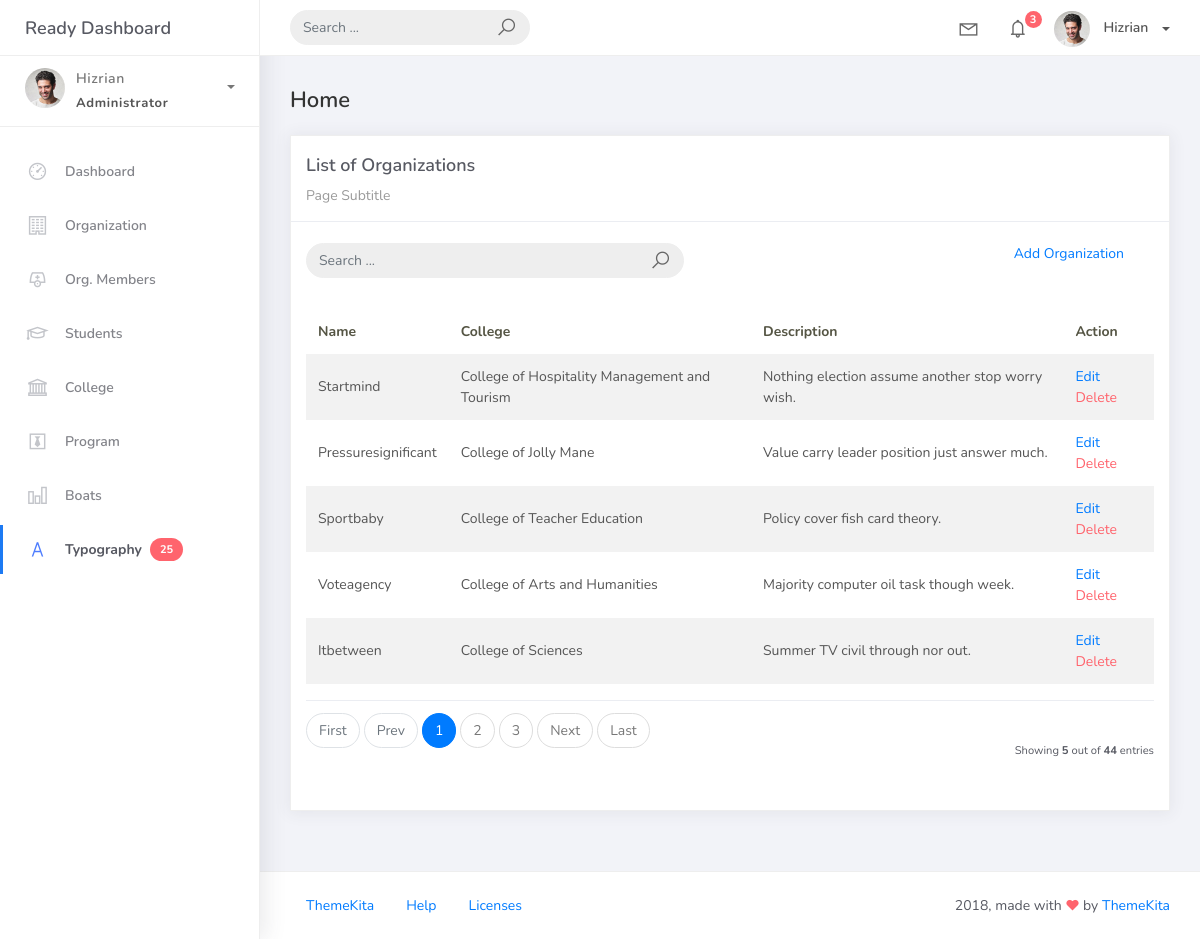
Screenshot of /organization_list with the database file from the repository.
### studentorg/models.py (models this page shows, shortened)
class BaseModels(models.Model):
    created_at = models.DateTimeField(auto_now=True, db_index=True)
    updated_at = models.DateTimeField(auto_now=True)
    class Meta:
        abstract = True

class Organization(BaseModels):
    name = models.CharField(max_length=150)
    college = models.ForeignKey(College, blank=True, on_delete=models.CASCADE)
    description = models.CharField(max_length=500)

class College(BaseModels):
    college_name = models.CharField(max_length=150)
    def __str__(self):
        return self.college_name

### studentorg/views.py (the view)
# urls.py: path('organization_list', OrganizationList.as_view(), name='organization-list'),
class OrganizationList(ListView):
    model = Organization
    context_object_name = 'organization'
    template_name = 'org_list.html'
    paginate_by = 5
    def get_queryset(self, *args, **kwargs) -> QuerySet:
        qs = super().get_queryset(*args, **kwargs)
        query = self.request.GET.get("q")
        if query:
            qs = qs.filter(
                Q(name__icontains=query) |
                Q(description__icontains=query)
            )
        return qs

### templates/org_list.html (shortened to what this page needs)
{% extends 'base.html' %}
{% load static %}
{% block content %}
<div class="content">
    <div class="container-fluid">
        <h4 class="page-title">Home</h4>
        <div class="row">
            <div class="col-md-12">
                <div class="card">
                    <div class="card-header">
                        <div class="card-title">List of Organizations</div>
                        <div class="card-category">Page Subtitle</div>
                    </div>
                    <br />
                    <div class="col-md-12 row">
                        <div class="col-md-6">
                            <form class="navbar-left navbar-form nav-search mr-md-3" action="{% url 'organization-list' %}">
                                <div class="input-group">
                                    <input type="text" placeholder="Search ..." class="form-control" name="q" />
                                    <div class="input-group-append">
                                        <span class="input-group-text">
                                            <i class="la la-search search-icon"></i>
                                        </span>
                                    </div>
                                </div>
                            </form>
                        </div>
                        <div class="col-md-6">
                            <div class="pull-right">
                                <a href="{% url 'organization-add' %}">Add Organization</a>
                            </div>
                        </div>
                    </div>
                    <div class="card-body">
                        <table class="table table-striped mt-3">
                            <thead>
                                <tr>
                                    <th scope="col">Name</th>
                                    <th scope="col">College</th>
                                    <th scope="col">Description</th>
                                    <th scope="col">Action</th>
                                </tr>
                            </thead>
                            <tbody>
                                {% for object in object_list %}
                                <tr>
                                    <td>{{ object.name }}</td>
                                    <td>{{ object.college }}</td>
                                    <td>{{ object.description }}</td>
                                    <td>
                                        <a href="organization_list/{{object.id}}">Edit</a>
                                        <a href="organization_list/{{object.id}}/delete" class="text-danger">Delete</a>
                                    </td>
                                </tr>
                                {% empty %}
                                <tr>
                                    <td colspan="4" style="text-align: center;">
                                        <p class="text-sm font-weight-bold mb-0">No Records Found</p>
                                    </td>
                                </tr>
                                {% endfor %}
                            </tbody>
                        </table>
                        {% include 'includes/pagination.html' %}
                    </div>
                </div>
            </div>
        </div>
    </div>
</div>
{% endblock %}

### rows the page displays
Organization: name "Startmind", college "College of Hospitality Management and Tourism", description "Nothing election assume another stop worry wish."
Organization: name "Pressuresignificant", college "College of Jolly Mane", description "Value carry leader position just answer much."
Organization: name "Sportbaby", college "College of Teacher Education", description "Policy cover fish card theory."
Organization: name "Voteagency", college "College of Arts and Humanities", description "Majority computer oil task though week."
Organization: name "Itbetween", college "College of Sciences", description "Summer TV civil through nor out."

### other values shown
{{ page_num }} "1"
{{ page_num }} "2" "3"
{{ object_list.count }} "5"
{{ paginator.count }} "44"
